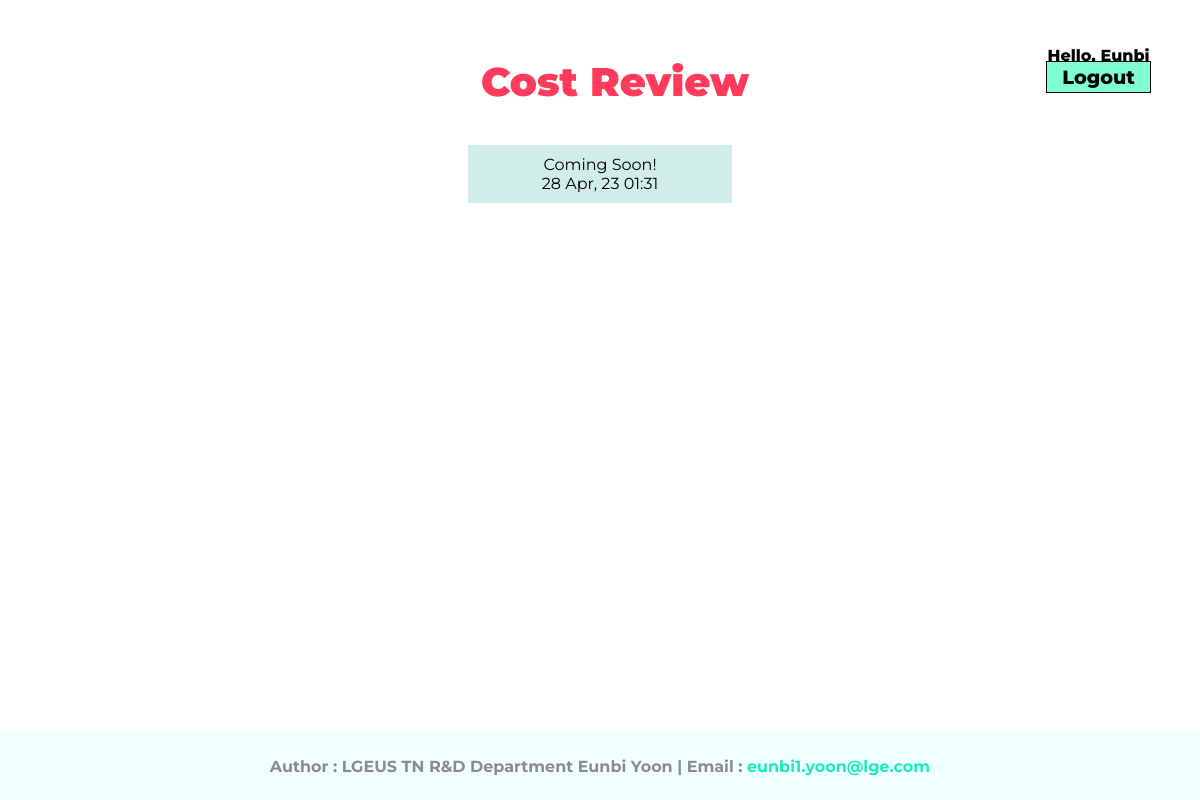
Screenshot of /cost-review/ (signed in) with the database file from the repository.
### report/models.py (models this page shows, shortened)
class Category(models.Model):
    title=models.CharField(max_length=255)
    slug=models.SlugField()
    class Meta:
        verbose_name_plural='  1) Categories'

class Post(models.Model):
    category=models.ForeignKey(Category, related_name='post_model', on_delete=models.CASCADE)
    slug=models.SlugField()
    author=models.ForeignKey(User, related_name='post_user',on_delete=models.CASCADE)
    title=models.CharField(max_length=255)
    date_added=models.DateTimeField(auto_now_add=True)
    class Meta:
        verbose_name_plural='  2) Posts'

### report/views.py (the view)
# urls.py: path('<slug:slug>/', categoryView, name='category_url')
def categoryView(request, slug):
    category=Category.objects.get(slug=slug)
    context={
        'category_pair':category
    }
    return render(request,'category.html', context)

### templates/category.html
{% extends 'base.html' %}
{% block name %}
    <h1 class="category-title">{{ category_pair.title }}</h1>
{% endblock %}
{% block container %}
    <div class="category">
        {% for cat in category_pair.post_model.all %}
            <a href="{% url 'detail_url' cat.slug cat.id%}">
                <div class="category-detail">
                    {{ cat.title }}
                    <br/>{{ cat.date_added|date:"d M, y h:i" }}
                </div>
            </a>
        {% endfor %}
    </div>
{% endblock %}

### templates/base.html (shortened to what this page needs)
<!doctype html>
<html lang="en">
  <head>
    {% load static %}
    <link rel="stylesheet" href="{% static 'css/style2.css' %}">
  </head>
  <body>
    <div class="top">
      <div class="sidebar"></div>
      <div class="container">
        <h1>{% block name %}Welcome to Data Center{% endblock%}</h1>
      </div>
      <div class="navigator">
        <div class="user-banner">
          {% if user.is_authenticated %}
            <p>Hello, {{user.username}}
            <a href="{% url 'logout_url' %}">Logout</a>
          {% else %}
            <p>Login Here
            <a href="{% url 'login_url' %}">Login</a>
          {% endif %}
          </p>
        </div>
      </div>
    </div>
    <div class="main">
      <div class="sidebar">
      </div>
      <div class="container">
        {% block container %}
        {% endblock %}
      </div>
      <div class="navigator">
      </div>
    </div>
    <footer class="footer">
      <h5>
          Author : LGEUS TN R&D Department Eunbi Yoon |  Email :
          <a href = "mailto: eunbi1.yoon@lge.com"> eunbi1.yoon@lge.com</a>
      </h5>
    </footer>
  </body>
</html>

### statics/css/style2.css (style rules this page uses)
body { margin:auto; font-family: 'Montserrat'; overflow-y: scroll; height:100% }
.top { display: grid; grid-template-columns: 1fr 5fr 1fr; gap:10px; height: 8vh; margin: 30px 20px 20px; }
.main { display: grid; grid-template-columns: 1fr 5fr 1fr; height: 77vh; gap:10px; margin:auto 20px; }
.sidebar { grid-column: 1; }
.container { grid-column: 2; }
.navigator { grid-column: 3; }
.top .container h1 { padding-left:30px; }
.top .navigator p { font-size: 1rem; font-weight: 800; text-align: center; text-transform: capitalize; }
.top .navigator .user-banner a { background-color: aquamarine; margin: 0 10px; width:100px; font-size:1.2rem; margin-top:10px; font-family:'Montserrat'; font-weight: 800; color:black; text-decoration: none; padding:3px 15px; border: 1px solid black; }
footer { position: fixed; bottom:0; left:0; width:100%; height: 70px; background-color:azure; text-align: center; }
footer h5 { font-size: 1rem; text-align: center; color:rgb(139, 139, 139); }
footer a { text-decoration: none; color:#1beabd }
.category-title { color:rgb(255, 59, 92); font-weight: 1000; font-size:2.5rem; text-align: center; }
.category { text-align: center; margin-top:30px; }
.category a { text-decoration:none; margin-top: 50px;; }
.category .category-detail { background-color: #d0ede7; color:black; margin: auto; border:1px solid rgb(255, 255, 255); width:30%; margin:5px auto; padding:10px; font-size:1rem }

### rows the page displays
Category: title "Cost Review"
Post: title "Coming Soon!", date_added "28 Apr, 23 01:31"

### other values shown
{{ user.username }} "Eunbi"
